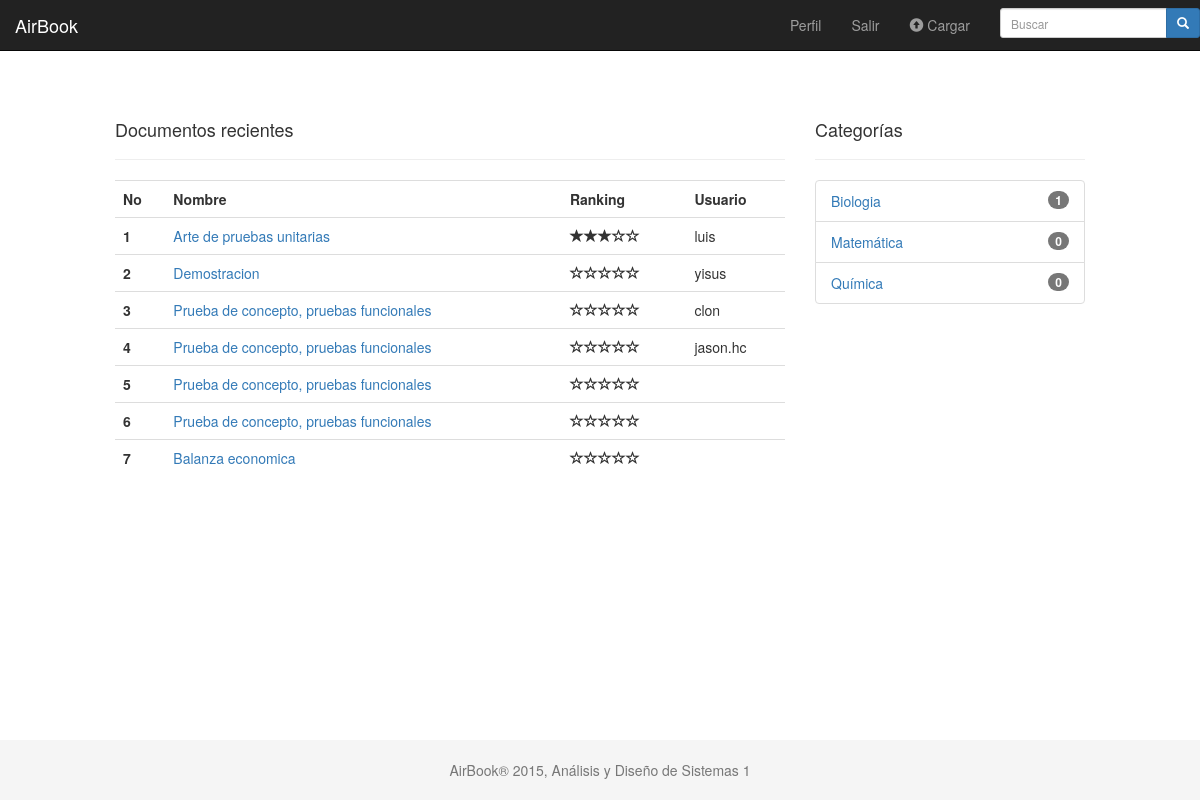
The page /index.php (signed in) on the database its author committed.
### tables this page shows
CREATE TABLE IF NOT EXISTS `archivo` (
  `id_archivo` int(11) NOT NULL,
  `id_usuario` int(11) NOT NULL,
  `nombre` varchar(50) NOT NULL,
  `descripcion` text NOT NULL,
  `fecha` datetime NOT NULL,
  `ruta` text NOT NULL,
  `punteo` double NOT NULL
);

CREATE TABLE IF NOT EXISTS `usuario` (
  `id_usuario` int(11) NOT NULL,
  `nombre` varchar(50) NOT NULL,
  `correo` varchar(50) NOT NULL,
  `contrasena` varchar(15) NOT NULL,
  `valoracion` float NOT NULL,
  `rol` varchar(40) NOT NULL,
  `nombre_completo` varchar(100) NOT NULL
);

CREATE TABLE IF NOT EXISTS `categoria` (
  `id_categoria` int(11) NOT NULL,
  `nombre` varchar(20) NOT NULL,
  `descripcion` text NOT NULL
);

### book.php (called while the page is built, shortened)
<?php
	class book{
		function new_entries_by_category($category){
			require_once('dbm.php');
			$data = new DataBase();
			$data->open();
			$query = "SELECT `id_archivo`, `nombre`, `descripcion`, `ruta`, `punteo`
						FROM `archivo` WHERE `id_usuario` = $category ORDER BY 1 ASC LIMIT 20";
			$result = mysqli_query($data->get_connect(), $query);
			$list_of_files = array();
			while($row = mysqli_fetch_array($result)){
				$elemento = new element_book($row[0], $row[1], $row[2], $row[3]);
				$elemento->setPunteo($row[4]);
				$elemento->setId($row[0]);
				$list_of_files[] = $elemento;
			}
			return $list_of_files;
		}
	}
	class element_book{
		var $id;
		var $title;
		var $punteo;
		function element_book($user, $title, $description, $path){
			$this->title = $title;
		}
		function setId($id){
			$this->id = $id;
		}
		function getId(){
			return $this->id;
		}
		function setPunteo($punteo){
			$this->punteo = $punteo;
		}
		function getTitle(){
			return $this->title;
		}
		function getPunteo(){
			return $this->punteo;
		}
	}
?>

### dbm.php (called while the page is built, shortened)
<?php
	class DataBase{
		private $connect;
		function open(){
			$this->server="127.0.0.1";
			$this->user="root";
			$this->password="";
			$this->db="airbook";
			$this->connect = mysqli_connect($this->server,$this->user,$this->password) or die ('Error conectando con el servidor: '.mysqli_error());
			return mysqli_select_db($this->connect, $this->db) or die ('Error seleccionando la DB: '.mysqli_error($this->connect));
		}
		function close(){
			return mysqli_close($this->connect);
		}
		function get_connect(){
			return $this->connect;
		}
	}
?>

### user.php (called while the page is built, shortened)
<?php
	class User{
		var $nombre;
		function getNombre(){
			return $this->nombre;
		}
		function getUser($userid){
			require_once('dbm.php');
			$data = new DataBase();
			$query = "SELECT * FROM usuario WHERE id_usuario = $userid";
			$data->open();
			$result = mysqli_query($data->get_connect(),$query);
			while($row = mysqli_fetch_array($result)){
				$this->nombre = $row[1];
			}
		}
	}
?>

### categoria.php (called while the page is built, shortened)
<?php
class Categoria{
	var $id;
	var $nombre;
	public function Categoria(){
		$this->id = null;
		$this->nombre = null;
	}
	public function setCategoria($nombre, $descripcion){
		$this->nombre = $nombre;
	}
	public function setIdCategoria($id){
		$this->id = $id;
	}
	public function getNombre(){
		return $this->nombre;
	}
	public function getNoArchivos(){
		require_once('dbm.php');
		$data = new DataBase();
		$data->open();
		$query = "SELECT COUNT(*) FROM archivo_categoria WHERE archivo_categoria.id_categoria = $this->id";
		$result = mysqli_query($data->get_connect(), $query);
		$row = mysqli_fetch_array($result);
		return $row[0];
	}
	public function getAllCategorias(){
		$categorias = array();
		require_once('dbm.php');
		$data = new DataBase();
		$query = "SELECT * FROM categoria";
		$data->open();
		$result = mysqli_query($data->get_connect(),$query);
		while($row = mysqli_fetch_array($result)) {
			$elemento = new Categoria();
			$elemento->setCategoria($row[1], $row[2]);
			$elemento->setIdCategoria($row[0]);
			$categorias[] = $elemento;
		}
		return $categorias;
	}
}
?>

### index.php (the view, shortened to what this page needs)
<?php
  require_once('book.php');
  require_once('user.php');
  require_once('categoria.php');
?>
<!DOCTYPE html>
<html lang="en">
  <head>
    <link href="css/bootstrap.min.css" rel="stylesheet" media="screen">
    <link href="css/tema.css" rel="stylesheet" media="screen">
  </head>
  <body>
    <nav class="navbar navbar-inverse navbar-fixed-top" role="navigation">
      <div class="navbar-header">
        <a class="navbar-brand" href="#">AirBook</a>
      </div>
      <div class="collapse navbar-right navbar-collapse navbar-ex1-collapse">
        <ul class="nav navbar-nav">
          <?php if(isset($_SESSION["idUsuario"])) { ?>
            <li><a href="profile.php">Perfil</a></li>
          <?php } else { ?>
            <li><a href="registerform.php">Registrarse</a></li>
          <?php }
          if(isset($_SESSION["idUsuario"])) { ?>
            <li><a href="logout.php">Salir</a></li>
            <li><a href="#" data-toggle="tooltip" data-placement="bottom" title="Subir nuevo archivo">
                <span class="glyphicon glyphicon-circle-arrow-up"></span>
                Cargar
              </a>
          </li>
          <?php } ?>
        </ul>
        <form class="navbar-form navbar-left" role="search">
          <div class="input-group">
            <div class="form-group">
              <input type="text" class="form-control input-sm" placeholder="Buscar">
              <span class="input-group-btn">
                <button type="submit" class="btn btn-sm btn-primary">
                  <span class="glyphicon glyphicon-search"></span>
                </button>
              </span>
            </div>
          </div>
        </form>
      </div>
    </nav>
    <div class="container-fluid">
      <div class="row">
        <div class="col-lg-1"></div>
        <div class="col-lg-7">
          <div class="page-header">
            <h4>Documentos recientes</h4>
          </div>
          <table class="table table-hover">
            <tr>
              <th>No</th>
              <th>Nombre</th>
              <th>Ranking</th>
              <th>Usuario</th>
            </tr>
            <?php
              $book = new book();
              $lista = $book->new_entries_by_category(3);
              $x = 0;
              while($x < count($lista)){
                $elemento = $lista[$x];
                echo '<tr><th>' . ($x + 1) . '</th><td><a href="fileprofile.php?id='.$elemento->getId().'">' .
                $elemento->getTitle() . '</a></td><td>';
                $estrellas = round($elemento->getPunteo());
                $blancas = 5 - $estrellas;
                $y = $blancas;
                while($y < 5){
                  ?><span class="glyphicon glyphicon-star"></span><?php
                  $y++;
                }
                $y = 0;
                while($y < $blancas){
                  ?><span class="glyphicon glyphicon-star-empty"></span><?php
                  $y++;
                }
                $user = new User();
                $user->getUser($elemento->getUserId());
                echo '</td><td>' . $user->getNombre() . '</td></tr>';
                $x++;
              }
            ?>
          </table>
        </div>
        <div class="col-lg-3">
          <div class="page-header">
            <h4>Categor&iacute;as</h4>
          </div>
          <ul class="list-group">
          <?php
            $categoria = new Categoria();
            $categorias = $categoria->getAllCategorias();
            $x = 0;
            while(@$categorias[$x]!=null){
              ?>
                <li class="list-group-item">
                  <span class="badge"><?php echo $categorias[$x]->getNoArchivos(); ?></span>
                  <a href="#"><?php echo $categorias[$x]->getNombre(); ?></a>
                </li>
              <?php
              $x++;
            }
          ?>
          </ul>
        </div>
        <div class="col-lg-1"></div>
      </div>
    </div>
     <footer class="footer">
      <div class="container text-center">
        <p class="text-muted">AirBook&#174; 2015, An&aacute;lisis y Dise&ntilde;o de Sistemas 1</p>
      </div>
    </footer>
  </body>
</html>

### css/tema.css (style rules this page uses)
body { margin-bottom: 80px; margin-top: 80px; }
html { position: relative; min-height: 100%; }
.footer { position: absolute; bottom: 0; width: 100%; height: 60px; background-color: #f5f5f5; }
.container { width: auto; max-width: 680px; padding: 0 15px; }
.container .text-muted { margin: 20px 0; }

### rows shown on the page
archivo: nombre "Arte de pruebas unitarias", punteo 3 (drawn), usuario.nombre "luis"
archivo: nombre "Demostracion", punteo 0 (drawn), usuario.nombre "yisus"
archivo: nombre "Prueba de concepto, pruebas funcionales", punteo 0 (drawn), id_usuario.nombre "clon"
archivo: nombre "Prueba de concepto, pruebas funcionales", punteo 0 (drawn), usuario.nombre "jason.hc"
archivo: nombre "Prueba de concepto, pruebas funcionales", punteo 0 (drawn)
archivo: nombre "Prueba de concepto, pruebas funcionales", punteo 0 (drawn)
archivo: nombre "Balanza economica", punteo 0 (drawn)
categoria: nombre "Biologia"
categoria: nombre "Matemática"
categoria: nombre "Química"

### other values the page prints
$categorias[$x]->getNoArchivos() "1"
$categorias[$x]->getNoArchivos() "0"
